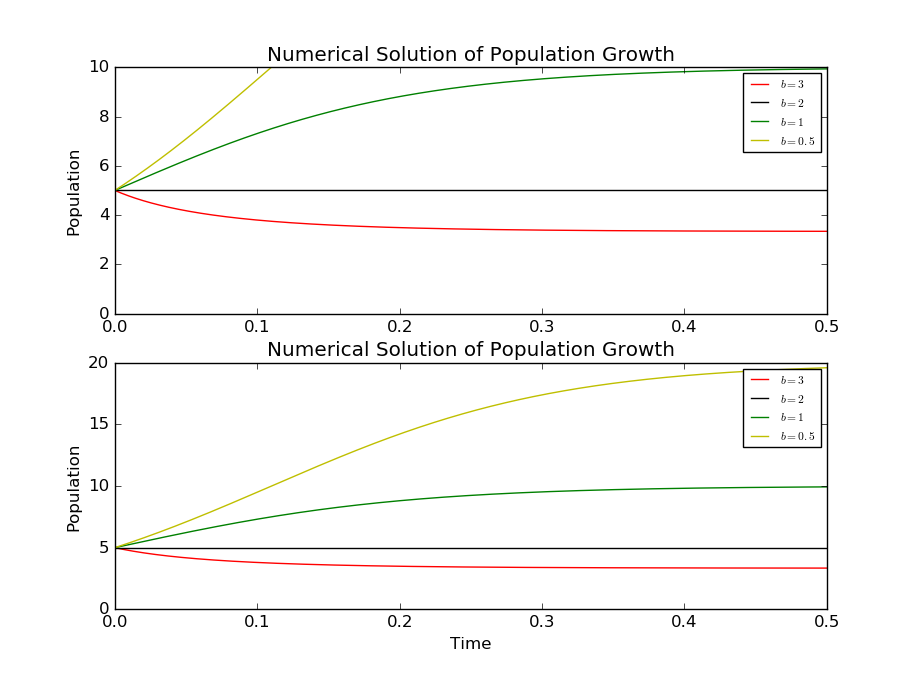

The script that drew this image:
import matplotlib.pyplot as plt
from math import e

N_1=[5]
N_2=[5]
N_3=[5]
N_4=[5]
t_1=[0]
t_2=[0]
t_3=[0]
t_4=[0]
dt_1=0.0005
dt_2=0.0005
dt_3=0.0005
dt_4=0.0005
t_max=0.5
step_1=int(t_max/dt_1)
step_2=int(t_max/dt_2)
step_3=int(t_max/dt_3)
step_4=int(t_max/dt_4)

#Following codes perform numerical calculation.
loop_1=0
while loop_1<step_1:
    temp_11=(1+10*dt_1)*(N_1[loop_1])-3*(dt_1)*((N_1[loop_1])**2)
    temp_1t=t_1[loop_1]+dt_1
    N_1.append(temp_11)
    t_1.append(temp_1t)
    loop_1=loop_1+1



loop_2=0
while loop_2<step_2:
    temp_21=(1+10*dt_2)*(N_2[loop_2])-2*(dt_2)*((N_2[loop_2])**2)
    temp_2t=t_2[loop_2]+dt_2
    N_2.append(temp_21)
    t_2.append(temp_2t)
    loop_2=loop_2+1

loop_3=0
while loop_3<step_3:
    temp_31=(1+10*dt_3)*(N_3[loop_3])-1*(dt_3)*((N_3[loop_3])**2)
    temp_3t=t_3[loop_3]+dt_3
    N_3.append(temp_31)
    t_3.append(temp_3t)
    loop_3=loop_3+1

loop_4=0
while loop_4<step_4:
    temp_41=(1+10*dt_4)*(N_4[loop_4])-0.5*(dt_4)*((N_4[loop_4])**2)
    temp_4t=t_4[loop_4]+dt_4
    N_4.append(temp_41)
    t_4.append(temp_4t)
    loop_4=loop_4+1


#The following codes plot the data.
plt.figure(1)
plt.subplot(211)
line_1,=plt.plot(t_1,N_1,'r-')
line_2,=plt.plot(t_2,N_2,'k-')
line_3,=plt.plot(t_3,N_3,'g-')
line_4,=plt.plot(t_4,N_4,'y-')
plt.axis([0,0.5,0,10])
plt.ylabel('Population')
plt.title('Numerical Solution of Population Growth')
plt.legend([line_1,line_2,line_3,line_4],['$b=3$','$b=2$','$b=1$','$b=0.5$'],fontsize='x-small')

plt.subplot(212)
line_1,=plt.plot(t_1,N_1,'r-')
line_2,=plt.plot(t_2,N_2,'k-')
line_3,=plt.plot(t_3,N_3,'g-')
line_4,=plt.plot(t_4,N_4,'y-')
plt.axis([0,0.5,0,20])
plt.ylabel('Population')
plt.xlabel('Time')
plt.title('Numerical Solution of Population Growth')
plt.legend([line_1,line_2,line_3,line_4],['$b=3$','$b=2$','$b=1$','$b=0.5$'],fontsize='x-small')
plt.show()
